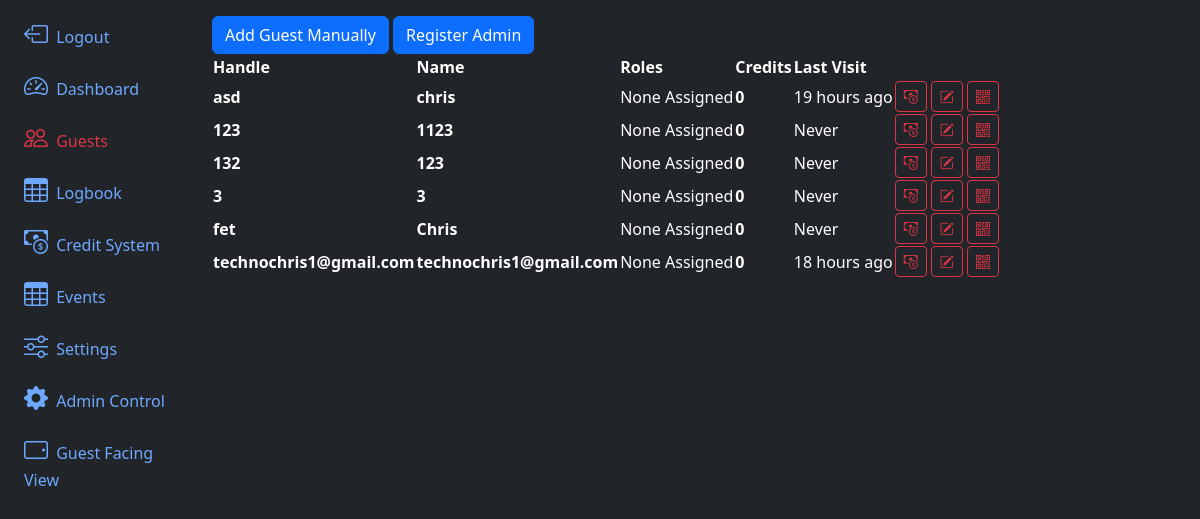
Page /guests/ on the earlier database version.
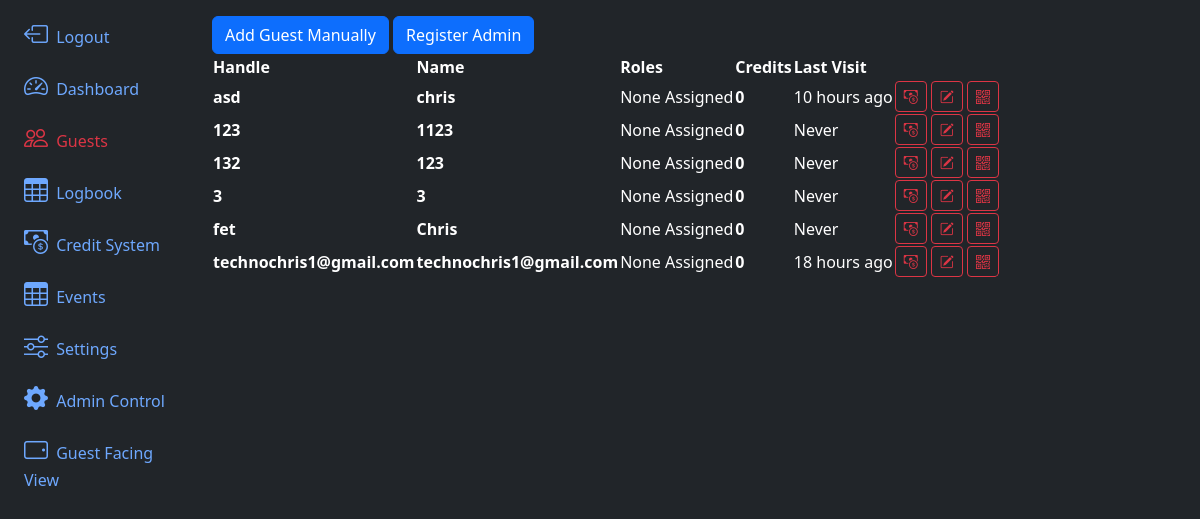
Same page on the later database version.
### app/models.py (models this page shows, shortened)
@dataclass
class Guest(db.Model, UserMixin):
    id:int = db.Column(db.Integer, primary_key=True)
    uuid:str  = db.Column(db.String, unique=True, name="uuid")
    fetUsername:str  = db.Column(db.String(100) )
    name:str  = db.Column(db.String(100), nullable=False)
    email:str  = db.Column(db.String(200), unique=True, nullable=False)
    phone:str  = db.Column(db.String(20))
    checkin_blocked:bool = db.Column(db.Boolean(), default=False)
    password:str  = db.Column(db.String(255))
    allow_qrcode_refresh:bool = db.Column(db.Boolean(), default=True)
    roles = db.relationship('Role', backref=db.backref('guests'), secondary=guest_role)
    performs = db.relationship('Addon', backref='guests', secondary='guest_addons')
    termsCheck:bool = db.Column(db.Boolean(), default=False)
    termsDate = db.Column(db.DateTime(timezone=True), server_default=None)
    credit = db.relationship('GuestCredit',backref='guest')
    logbook = db.relationship('Guestlog', backref='guest')
    lastVisit = db.Column(db.DateTime(timezone=True), server_default=None)
    lastCheckOut = db.Column(db.DateTime(timezone=True), server_default=None)
    created_at = db.Column(db.DateTime(timezone=True), server_default=func.now())

### app/routes.py (the view, shortened to what this page needs)
@app.route('/guests/', methods=['GET', 'POST'])
def guests():
    return render_template('guests.html', guests=Guest.query.all())

### app/__init__.py (called while the page is built)
@app.template_filter('get_general_credits')
def get_general_credits(credit):
    return sum(x.generalAmount for x in credit)

### app/templates/guests.html (shortened to what this page needs)
{% extends 'layout.html' %}
{% block content %}
<div>
    <button type="button" class="btn btn-primary" data-bs-toggle="modal" data-bs-target="#registerModal"
        data-bs-mode="new">
        Add Guest Manually
    </button>
    <a href="/registerAdmin"><button type="button" class="btn btn-primary">Register Admin</button></a>
</div>
<table class="table-dark rounded-3 overflow-hidden" data-toggle="table">
    <thead>
        <tr>
            <th data-sortable="true" scope="col" >Handle</th>
            <th data-sortable="true" scope="col" class='d-none d-md-table-cell' >Name</th>
            <th data-sortable="true" scope="col" class='d-none d-lg-table-cell' >Roles</th>
            <th data-sortable="true" scope="col" class='d-none d-xl-table-cell' >Credits</th>
            <th data-sortable="true" scope="col">Last Visit</th>
            <th data-align="right" scope="col"></th>
        </tr>
    </thead>
    <tbody>
        {% for guest in guests %}
        <tr>
            <th scope="row">{{guest.fetUsername}}</th>
            <th class='d-none d-md-table-cell'>{{guest.name}}</th>
            {% if guest.roles %}
            <td class='d-none d-lg-table-cell'>{{guest.roles}}</td>
            {% else %}
            <td class='d-none d-lg-table-cell'>None Assigned</td>
            {% endif %}
            <th class='d-none d-xl-table-cell'>{{guest.credit | get_general_credits }}</th>
            {% if guest.lastVisit %}
            <td>{{ moment(guest.lastVisit).fromNow() }}</td>
            {% else %}
            <td>Never</td>
            {% endif %}
            <td>
                <a href="/guestCredit/{{guest.id}}"><button type="button"
                        class="btn btn-sm btn-outline-danger"><i class="bi bi-cash-coin"></i></button></a>
                <button type="button" class="btn btn-sm btn-outline-danger" data-bs-toggle="modal"
                    data-bs-target="#registerModal" data-bs-mode="edit" data-bs-uuid="{{guest.id}}"><i
                        class="bi bi-pencil-square"></i></button>
                <button type="button" class="btn btn-sm btn-outline-danger" data-bs-target="#qrModal"
                    data-bs-qr="{{guest.uuid}}"><i class="bi bi-qr-code"></i></button>
            </td>
        </tr>
        {% endfor %}
    </tbody>
</table>
{% endblock content %}

Differences in the rows shown:
changed Guest "asd": lastVisit "19 hours ago" → "10 hours ago"
